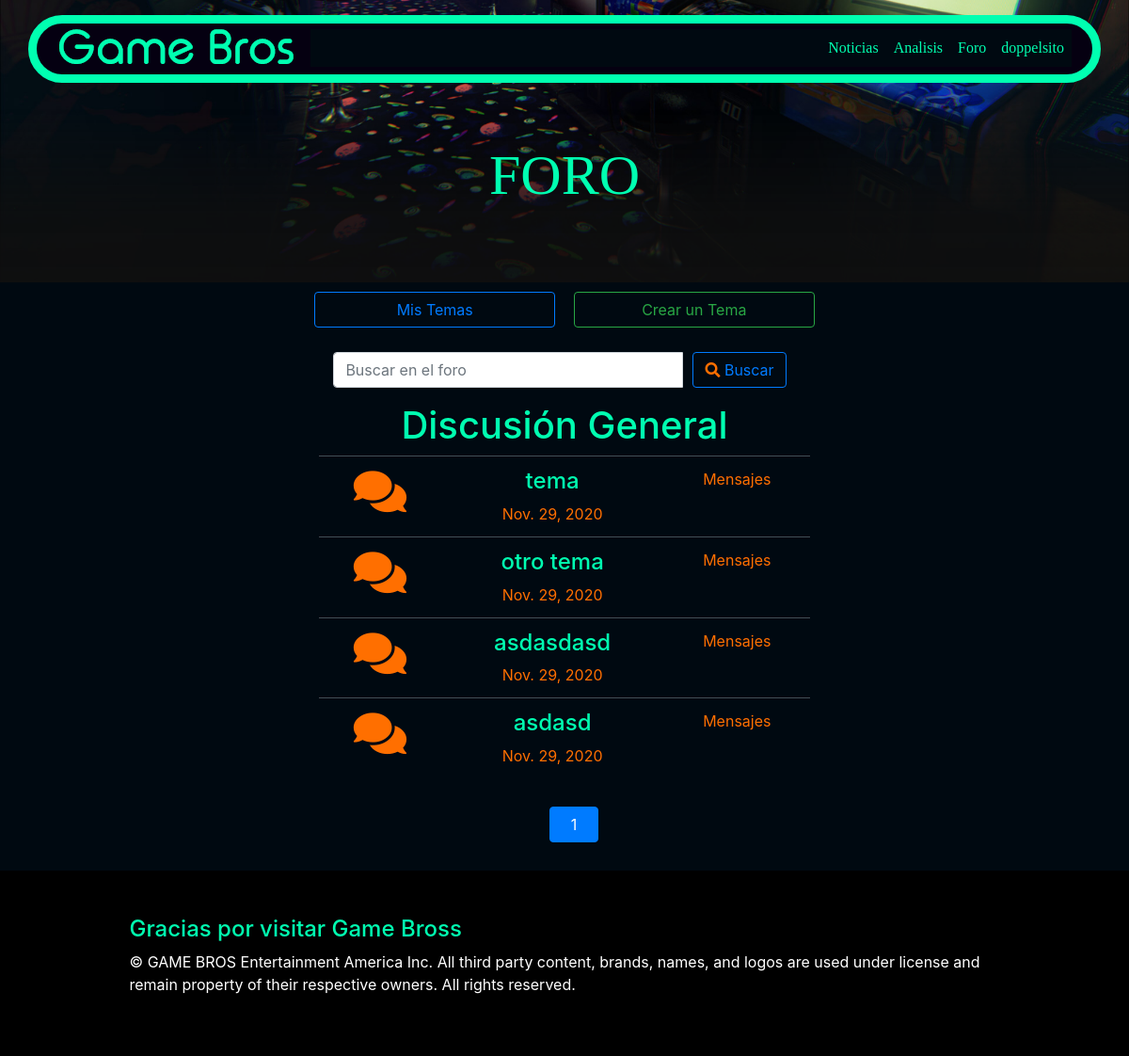
Page /foro (signed in) on the committed database.
### noticias/models.py (models this page shows, shortened)
class Foro(models.Model):
    user = models.ForeignKey(User, on_delete=models.CASCADE, related_name='foros', default='1')
    tema = models.CharField(max_length=200)
    slug = models.SlugField('Slug', max_length = 200, null=True, blank=True)
    contenido = RichTextField()
    fecha_publicacion = models.DateField('Fecha de Creacion',auto_now = False,auto_now_add = True)

### noticias/views.py (the view)
# urls.py: path('foro',views.foro,name='foro'),
def foro(request):
    queruset = request.GET.get("buscar")
    num_noticias = Post.objects.all().count()
    ultimoForo = Foro.objects.filter(fecha_publicacion__lte=timezone.now()).order_by('-fecha_publicacion')
    if queruset:
        ultimoForo = Foro.objects.filter(
            Q(tema__icontains = queruset)
        ).distinct()
    paginator = Paginator(ultimoForo,10)
    page = request.GET.get('page')
    ultimoForo = paginator.get_page(page)
    return render(request,'foro.html',{'num_noticias':num_noticias, 'ultimoForo': ultimoForo,})

### noticias/templates/foro.html (shortened to what this page needs)
{% extends "base_generic.html" %}
{% load static %}
{% block content %}
<header >
  <div class="image-center">
    <div class="portada">
      <img src="{% static 'img/Fondo.png' %}" class="img-fluid" alt="portada">
    </div>
    <div class="titulo-noticias">
      <h1 class="color ">FORO</h1>
    </div>
  </div>
</header>
<section>
  <div class="container col-12 bg-color2">
    <div class=" container col-12 col-sm-10">
      <div class="container col-12 col-sm-12 col-md-9 col-lg-8 col-xl-7 d-block">
        <div class="row ">
          {% if user.is_authenticated %}
            <a href="{% url 'listar_foro' %}" class="btn btn-outline-primary col" role="button">  Mis Temas      </a>
            <a href="{% url 'agregar_foro' %}" class="btn btn-outline-success col" role="button">  Crear un Tema   </a>
          {% else %}
            <a href="{% url 'login' %}"  class="btn btn-outline-danger col" role="button"> Iniciar sesion  </a>
          {% endif %}
        </div>
        <div class="row ">
            <div class="col-md-12 py-3 search">
              <form method="get">
                <div id="custom-search-input">
                  <div class="input-group col-md-12">
                    <input type="text" class="form-control" placeholder="Buscar en el foro" name="buscar">
                    <span class="input-group-list">
                      <button type="submit" class=" my-0 btn btn-outline-primary"><i class="fas fa-search"></i> Buscar</button>
                    </span>
                  </div>
                </div>
              </form>
            </div>
        </div>
        <div class="row justify-content-between">
          <div class="col-12">
            <div class="border-foro bg-color2 text-center">
              <h1 style="color: #00FFB1;">Discusión General</h1>
            </div>
            <table class="table table-hover table-dark">
              <tbody class="color2">
                {% for foro in ultimoForo %}
                <tr class="bg-color2 text-center">
                  <th scope="row"><i class="fas fa-comments" style="font-size: 50px;"></i></th>
                  <td>
                    <a href="{% url 'foro_post' foro.slug %}">
                    <div>
                        <H4 class="color">
                          {{ foro.tema}}
                        </H4>
                      </div>
                      <div>
                        <H8 class="color2">
                          {{ foro.fecha_publicacion}}
                        </H8>
                      </div>
                    </a>
                    </td>
                    <td>Mensajes</td>
                  </tr>
                {% endfor %}
              </tbody>
            </table>
            <ul class="pagination justify-content-center" style="margin:20px 0">
              {% for i in ultimoForo.paginator.page_range %}
                {% if ultimoForo.number == i %}
                <li class="page-item">
                  <a class="btn btn-primary col">{{ i }}</a>
                </li>
                {% else %}
                <li class="page-item">
                  <a class="btn btn-outline-primary col" href="?page={{ i }}{% if request.GET.buscar %}&buscar={{ request.GET.buscar }}{% endif %}">{{ i }}</a>
                </li>
                {% endif %}
              {% endfor %}
            </ul>
          </div>
        </div>
      </div>
    </div>
  </div>
</section>
{% endblock %}

### noticias/templates/base_generic.html (shortened to what this page needs)
<!DOCTYPE html>
<html lang="en">
  <head>
    {% load static %}
    <link rel="stylesheet" type="text/css" href="{% static 'css/bootstrap.min.css' %}">
    <link rel="stylesheet" type="text/css" href="{% static 'css/estilos.css' %}">
    <link rel="stylesheet"  href="{% static 'css/all.min.css' %}">
    <link rel="stylesheet" href="https://cdnjs.cloudflare.com/ajax/libs/font-awesome/4.7.0/css/font-awesome.min.css">
  </head>
  <body class="bg-color2 color">
    <div class=" container navbar-dark fixed-top">
      {% block navbar %}
        <nav class="navbar pt-3 navbar-expand-md d-flex">
          <a class="navbar-brand" href="{% url 'index' %}"><img src="{% static 'img/Game Bros.png' %}" alt="logo" style="width:auto;">
          </a>
          <div class="collapse navbar-collapse text-center bg-color2" id="collapsibleNavbar">
            <ul class="navbar-nav ml-auto">
              <li class="nav-item ">
                <a class="nav-link " id="color-link" href="{% url 'noticias' %}">Noticias</a>
              </li>
              <li class="nav-item ">
                <a class="nav-link" id="color-link" href="{% url 'analisis' %}">Analisis</a>
              </li>
              <li class="nav-item ">
                <a class="nav-link" id="color-link" href="{% url 'foro' %}">Foro</a>
              </li>
              {% if user.is_authenticated %}
              <li class="nav-item ">
                <a class="nav-link" id="color-link" href="{% url 'home' %}">{{ user.username }}</a>
              </li>
              {% else %}
                <li class="nav-item ">
                  <a class="nav-link" id="color-link" href="{% url 'login' %}">Iniciar sesion</a>
                </li>
              {% endif %}
            </ul>
          </div>
        </nav>
      {% endblock %}
    </div>
    {% block content %}
    {% endblock %}
    {% block footer %}
    <footer>
      <div class="container py-5 col-12 bg-color2" style="background-color: black;">
        <div class="container">
          <div class="container p-0 col-10">
            <h4 class="color">Gracias por visitar Game Bross</h4>
            <p class="text-white">
              © GAME BROS Entertainment America Inc. All third party content, brands, names, and logos are used under license and remain property of their respective owners. All rights reserved.
            </p>
          </div>
        </div>
      </div>
    </footer>
    {% endblock %}
  </body>
</html>

### noticias/static/css/estilos.css (style rules this page uses)
* { color: #FF6F00 }
.color { color: #00FFB1 ; }
.color2 { color: #FF6F00 ; }
.bg-color2 { background-color: #000911 ; }
#color-link { color: #00FFB1; font-family: "Mifuente"; }
.btn { margin: 10px; }
.image-center { position: relative; width: 100%; height: 300px; }
.portada { width: 100%; height: 100%; top: 0; }
.portada img { position: absolute; width: 100%; height: 100%; object-fit:cover; }
.titulo-noticias { position: absolute; text-align: center; width: 100%; top: 50%; }
.titulo-noticias h1 { position: absolute; text-align: center; width: 100%; top: 50%; font-size: 5vw; font-family: "Mifuente"; }
.form-control { width: 80%; }
button { width: auto; }
.table { color: #00CBFF; background-color: #00CBFF; border-color: #FF6F00; }
.table-hover { background-color: #001527 ; }

### rows in the picture
Foro: tema "tema", fecha_publicacion "Nov. 29, 2020"
Foro: tema "otro tema", fecha_publicacion "Nov. 29, 2020"
Foro: tema "asdasdasd", fecha_publicacion "Nov. 29, 2020"
Foro: tema "asdasd", fecha_publicacion "Nov. 29, 2020"

### other values in the picture
{{ user.username }} "doppelsito"
{{ i }} "1"
